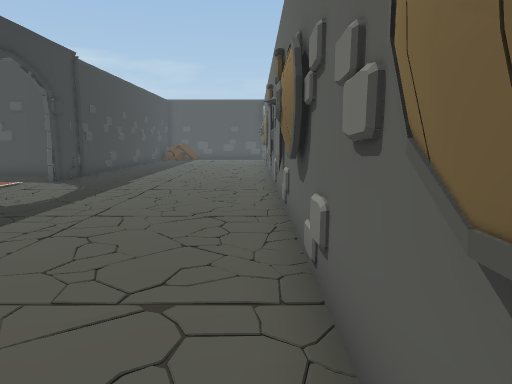
View 1 (above)

16 first-person views from a walk through a scene from a Unity 3-D project. The camera is 1.5 m above the floor, tilts 8° down and sees 70° across. The floor is counted in squares, 1 m on a side. Each view is taken from the middle of a square. On the plan, view 1 faces up. The plan holds only what a view shows up to about 16 squares ahead; the rest is blank. The place goes on beyond the plan. Door leaves are left out, so doorways stand open.

View 2
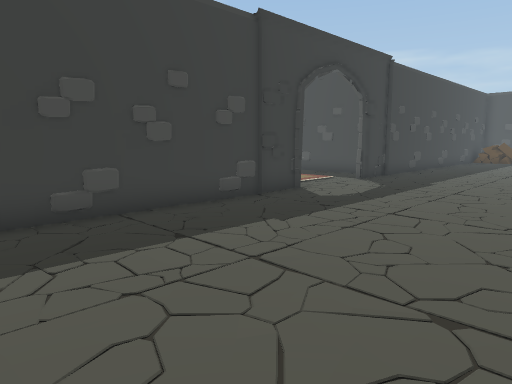

View 3
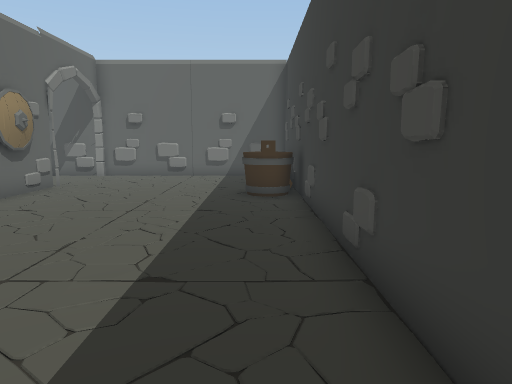

View 4
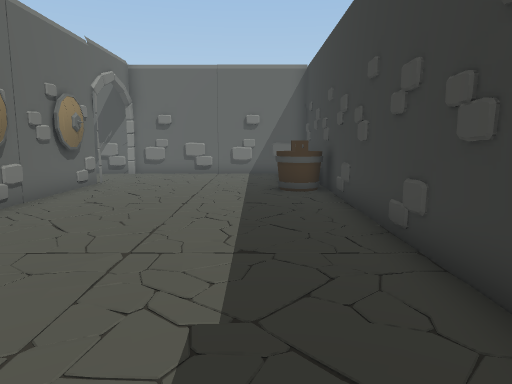

View 5
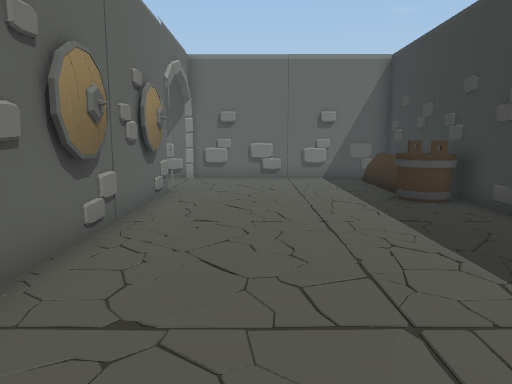

View 6
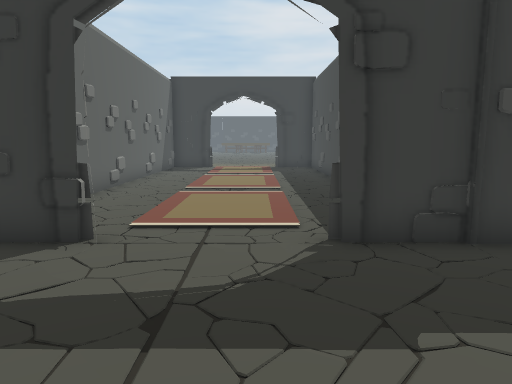

View 7
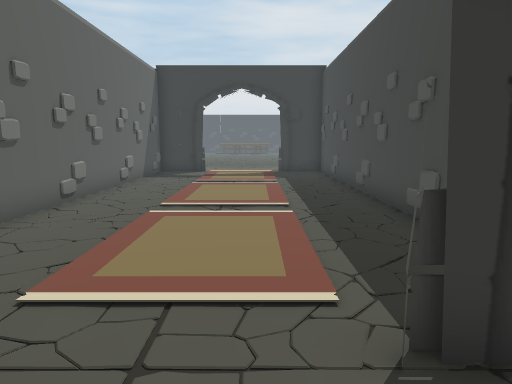

View 8
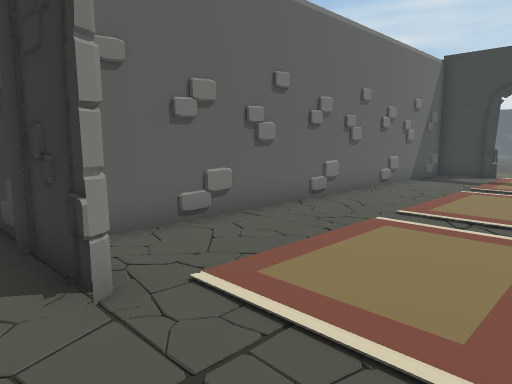

View 9
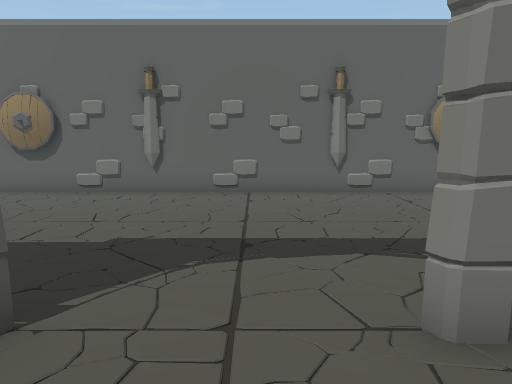

View 10
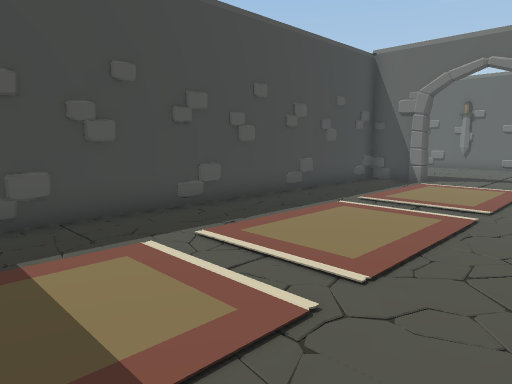

View 11
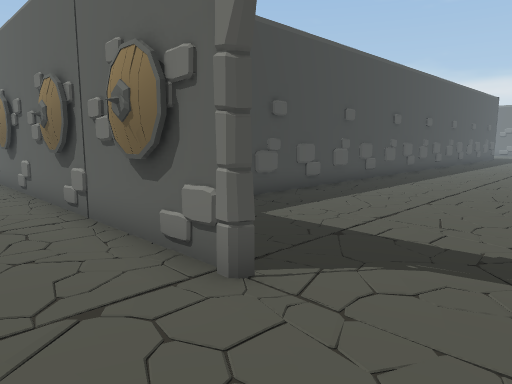

View 12
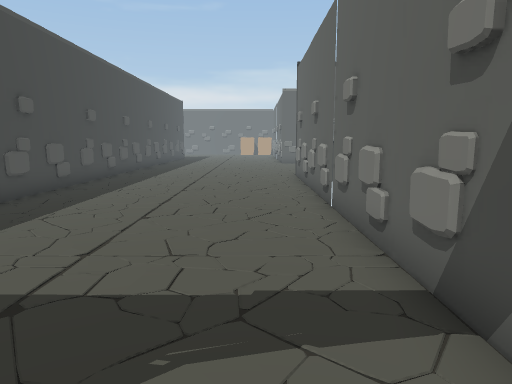

View 13
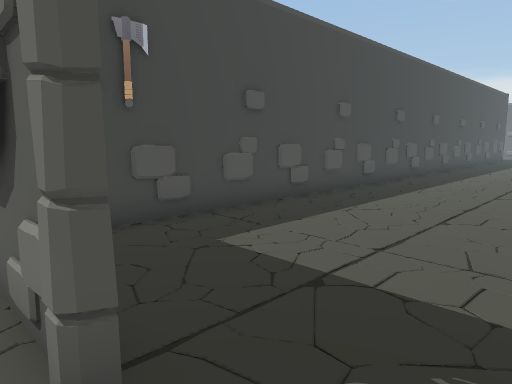

View 14
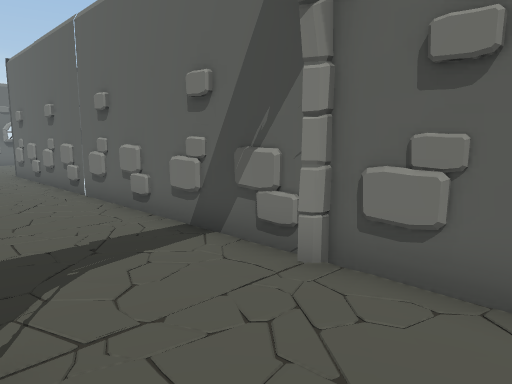

View 15
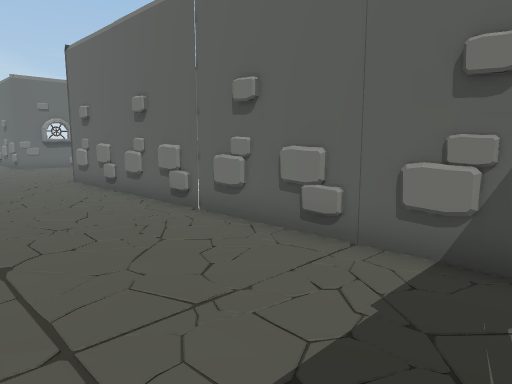

View 16
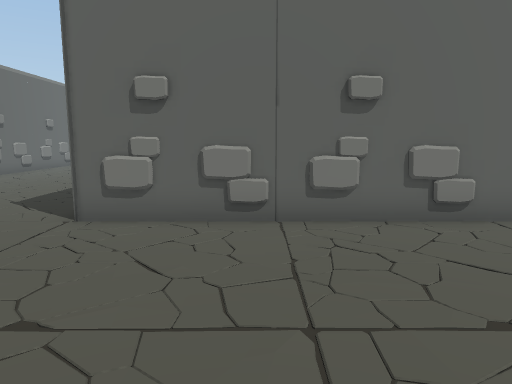

### Floor plan
Points are (right, up) in squares from view 1. A wall is a line through its corners. A room is listed if a view was taken in it or the views show most of it. See-through windows are left out.
Room 1 (views 1, 2, 3, 4, 5, 6, 7, 8, 11, 12, 13, 14)
walls: (0.5, 4.5) (0.4, 5.1); (0.5, 5) (0.5, 5.8); (0.4, 5.8) (0.6, 6.4); (0.4, 0.3) (0.4, 0.8); (0.4, -0.1) (0.4, 0.7); (0.5, -0.2) (0.4, 0.3) (0.5, 1.4); (-7.3, 9.5) (-7.3, -8.8) (0.6, -8.8); (0.3, -3.4) (0.3, -2.8); (0.5, -3.7) (0.4, -3.2); (0.4, -3.8) (0.3, -3.3); (0.6, -4.2) (0.3, -3.4) (0.5, -2.3); (0.6, -5.1) (0.5, -4.4); (0.6, -5.1) (0.6, 16.5); (0.7, -5.2) (0.3, -4.8); (-7.5, 13.6) (-7.5, 13); (-0.7, -8.7) (0.1, -8.8); (-1, -8.8) (-0.4, -8.7); (-7.3, 16.3) (-7.3, 13.1)
low walls: (-7.2, 3.3) (-7.1, 2.4); (-6.1, -4.5) (-6.1, -7.9); (-6.4, -5.5) (-6.4, -7.8); (-6.5, -5.9) (-6.5, -7.8)
ways out: open door at (-7, 11.5) to room 2; open door at (1, -6.5) to room 3
objects: other object (-6, -4) to (-6, -3)
Room 2 (views 9, 10)
walls: (-21.5, 7.3) (-7, 7.3); (-7.4, 9) (-7.4, 9.5); (-7.4, 13) (-7.4, 15.3); (-7, 15.2) (-21.1, 15.2)
ways out: open door at (-7, 11.5) to room 1
objects: carpet (-21, 11) to (-18, 12); carpet (-21, 13); carpet (-16, 10) to (-15, 11); carpet (-13, 11); carpet (-11, 10) to (-9, 11)
Room 3 (views 15, 16)
walls: (9.4, -8.6) (10.2, -8.8); (9.8, -0.9) (9.2, -0.8); (7.5, -1) (7.1, -0.7); (11, -8.8) (11.5, -8.7); (6.9, -8.8) (7.4, -8.7); (11.3, -8.7) (11.9, -8.7); (6, -0.9) (5.3, -0.8); (5.4, -8.7) (6.1, -8.8); (13.2, -8.7) (13.9, -8.8); (3.9, -0.9) (3.1, -0.8); (3.4, -8.7) (4, -8.7); (14.8, -8.8) (15.3, -8.7); (3, -8.8) (3.5, -8.7); (15.1, -8.7) (15.8, -8.8); (1.5, -8.7) (2.2, -8.8); (16.5, -0.7) (2.5, -0.7); (0.8, -8.8) (16.5, -8.8)
low walls: (8.9, -8.8) (9.6, -8.7); (12.7, -8.8) (13.5, -8.7); (4.9, -8.8) (5.7, -8.7); (1, -8.7) (1.7, -8.7)
ways out: open door at (1, -6.5) to room 1

Where each view was taken, in squares from view 1:
view 1: 0 up, 0 right, facing up
view 2: 0 up, 0 right, facing up-left
view 3: 7 up, 6 left, facing down
view 4: 8 up, 5 left, facing down
view 5: 6 up, 2 left, facing down
view 6: 12 up, 2 left, facing left
view 7: 12 up, 5 left, facing left
view 8: 13 up, 6 left, facing down-left
view 9: 11 up, 10 left, facing right
view 10: 8 up, 21 left, facing up-right
view 11: 8 down, 2 left, facing up-right
view 12: 7 down, 0 right, facing right
view 13: 7 down, 0 right, facing up-right
view 14: 5 down, 2 left, facing down-right
view 15: 4 down, 2 right, facing down-right
view 16: 2 down, 13 right, facing down
